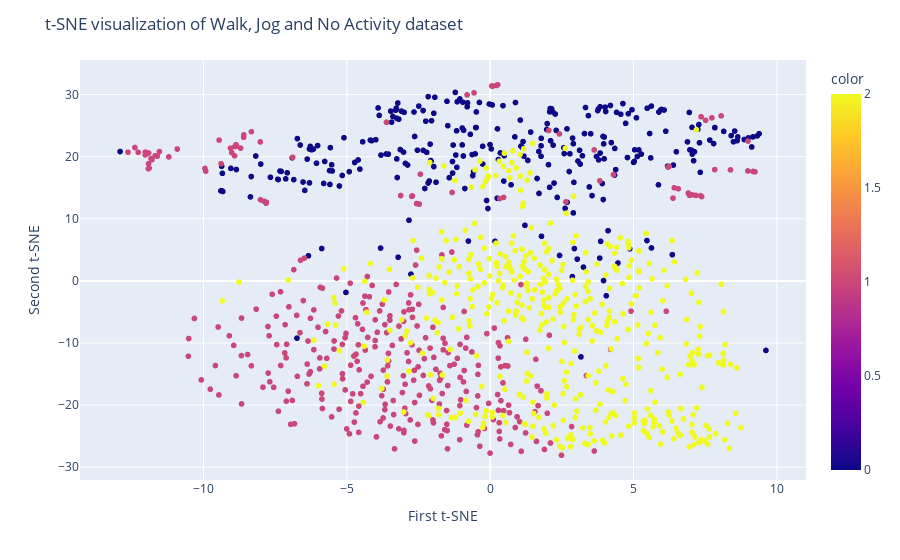

The code cell stored with this chart in its notebook:
### Code cell
from sklearn.manifold import TSNE

tsne = TSNE(n_components=2, random_state=42)
X_tsne = tsne.fit_transform(X_training)

fig = px.scatter(x=X_tsne[:, 0], y=X_tsne[:, 1], color=y_training)
fig.update_layout(
    title="t-SNE visualization of Walk, Jog and No Activity dataset",
    xaxis_title="First t-SNE",
    yaxis_title="Second t-SNE",
)
fig.show()

### Figure 1 — Plotly figure (JSON) as saved in the notebook; plotly's stock layout.template omitted (floating-point values rounded to 4 significant figures; data arrays with more than 128 entries replaced by an {"elided": "..."} marker saying what was removed)
{"data": [{"hovertemplate": "x=%{x}<br>y=%{y}<br>color=%{marker.color}<extra></extra>", "legendgroup": "", "marker": {"color": {"elided": "1088 int values"}, "coloraxis": "coloraxis", "symbol": "circle"}, "mode": "markers", "name": "", "showlegend": false, "type": "scattergl", "x": {"elided": "1088 float values"}, "xaxis": "x", "y": {"elided": "1088 float values"}, "yaxis": "y"}], "layout": {"coloraxis": {"colorbar": {"title": {"text": "color"}}, "colorscale": [[0, "#0d0887"], [0.1111, "#46039f"], [0.2222, "#7201a8"], [0.3333, "#9c179e"], [0.4444, "#bd3786"], [0.5556, "#d8576b"], [0.6667, "#ed7953"], [0.7778, "#fb9f3a"], [0.8889, "#fdca26"], [1, "#f0f921"]]}, "legend": {"tracegroupgap": 0}, "margin": {"t": 60}, "title": {"text": "t-SNE visualization of Walk, Jog and No Activity dataset"}, "xaxis": {"anchor": "y", "domain": [0, 1], "title": {"text": "First t-SNE"}}, "yaxis": {"anchor": "x", "domain": [0, 1], "title": {"text": "Second t-SNE"}}}}
